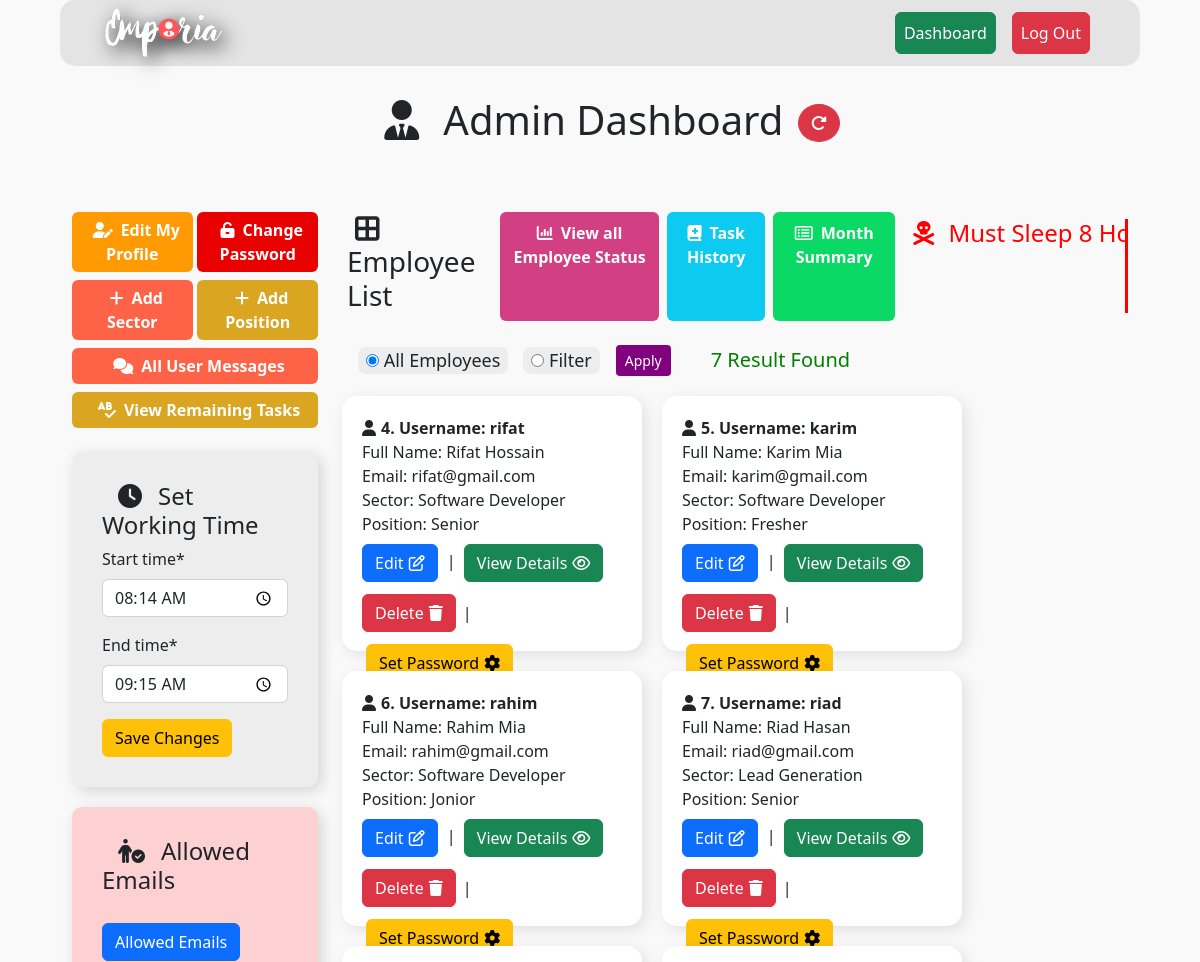
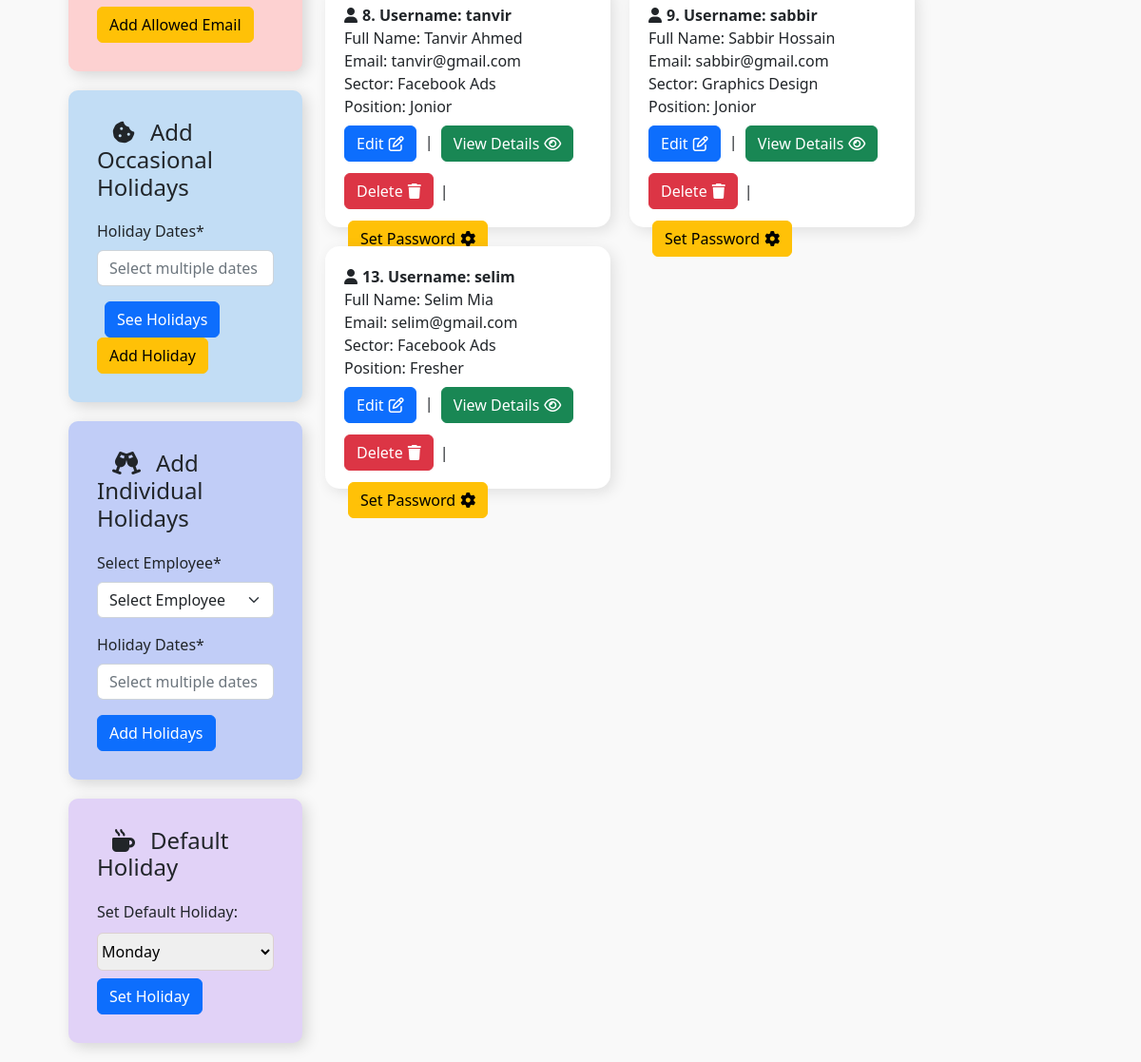
The page /dashboard/ (signed in) on the database its author committed (2 pictures, top to bottom).
### dashboard/models.py (models this page shows, shortened)
class AttendanceTimeSettings(models.Model):
    start_time = models.TimeField()  # Allowed check-in time
    end_time = models.TimeField()    # Allowed check-out time

class Employee(models.Model):
    user = models.OneToOneField(User, on_delete=models.CASCADE)
    sector = models.ForeignKey(Sector, on_delete=models.SET_NULL, null=True, related_name="employees")
    position = models.ForeignKey(Position, on_delete=models.SET_NULL, null=True, related_name="employees")
    def __str__(self):
        return self.user.username

class Sector(models.Model):
    sector = models.CharField(max_length=50, unique=True)
    def __str__(self):
        return self.sector

class Position(models.Model):
    position = models.CharField(max_length=50, unique=True)
    def __str__(self):
        return self.position

### dashboard/views.py (the view, shortened to what this page needs)
# urls.py: path('dashboard/', views.dashboard, name='dashboard'),
@login_required
def dashboard(request):
    if request.user.is_staff:
        if request.method == 'POST':
            if 'default_holiday' in request.POST:
                form = DefaultHolidayForm(request.POST)
                if form.is_valid():
                    DefaultHoliday.objects.all().delete()  # Only one default holiday allowed
                    form.save()
                    messages.success(request, "Default holiday updated successfully!")
                    return redirect('dashboard')
            elif 'employee_holiday' in request.POST:
                form = MultiDateHolidayForm(request.POST)
                if form.is_valid():
                    employee = form.cleaned_data['employee']
                    holiday_dates = form.cleaned_data['holiday_dates'].split(",")  # Split the dates by comma
                    for date in holiday_dates:
                        date = date.strip()
                        EmployeeHoliday.objects.create(employee=employee, holiday_date=date)
                    messages.success(request, f"Holidays added for {employee.user.username} on {', '.join(holiday_dates)}.")
                    return redirect('dashboard')
            elif 'occasional_holidays' in request.POST:
                form = MultiDefaultHolidaysForm(request.POST)
                if form.is_valid():
                    holiday_dates = form.cleaned_data['holiday_dates'].split(",")  # Split the dates by comma
                    for date in holiday_dates:
                        date = date.strip()
                        MultiDefaultHoliday.objects.create(holiday_date=date)
                    messages.success(request, f"Occasional holidays added on {', '.join(holiday_dates)}.")
                    return redirect('dashboard')
            elif 'set_attendance_time' in request.POST:
                settings = AttendanceTimeSettings.objects.first()  # Fetch existing settings
                form = AttendanceTimeForm(request.POST, instance=settings)
                if form.is_valid():
                        form.save()
                        messages.success(request, "Working time updated successfully!")
                        return redirect("dashboard")
        else:
            form = AttendanceTimeForm(instance=AttendanceTimeSettings.objects.first())
        today = localdate()
        total_days = monthrange(today.year, today.month)[1]
        default_holiday = DefaultHoliday.objects.first()
        default_holiday_day = default_holiday.day if default_holiday else "friday"
        all_filtered_employees, sectors, positions, sector_id, position_id, filter_type = filtered_employees(request)
        all_holidays = []  # Initialize a list to track all holidays
        employees = Employee.objects.all()
        for day in range(1, total_days + 1):
            date = today.replace(day=day)
            if default_holiday and date.strftime("%A").lower() == default_holiday.day.lower():
                all_holidays.append(date)
        for employee in employees:
            employee_holidays = EmployeeHoliday.objects.filter(employee=employee)
            for emp_holiday in employee_holidays:
                all_holidays.append(emp_holiday.holiday_date)
        total_occasional_holidays = MultiDefaultHoliday.objects.all()
        occasional_holidays = list(set([
            f"{holiday.holiday_date} ({holiday.holiday_date.strftime('%A')})"
            for holiday in total_occasional_holidays
        ]))
        occasional_holidays.sort(key=lambda x: x.split(" ")[0])
        for occasional_day in total_occasional_holidays:
            all_holidays.append(occasional_day.holiday_date)
        all_holidays = sorted(set(all_holidays))  # Remove duplicates and sort the holidays
        total_holidays = len(all_holidays)
        workdays = total_days - total_holidays
        for employee in employees:
            employee_holidays_taken = EmployeeHoliday.objects.filter(employee=employee).count()
            total_holidays = len(all_holidays) + len(employee_holidays)
            workdays = total_days - total_holidays
            MonthSummary.objects.filter(
                month=today.strftime("%B"),
                year=today.year,
                employee_id=employee.id
            ).update(
                total_occasional_holidays=len(occasional_holidays),
                total_holidays_taken=employee_holidays_taken,
                total_workdays=workdays
            )
        occasional_holidays_form = MultiDefaultHolidaysForm()
        multi_date_form = MultiDateHolidayForm()
        allowed_emails = AllowedEmail.objects.all()
        default_form = DefaultHolidayForm(instance=default_holiday)
        settings = AttendanceTimeSettings.objects.first()
        attendance_time_form = AttendanceTimeForm(request.POST or None, instance=settings)
        context = {
            'employees': employees,
            'default_form': default_form,
            'workdays': workdays,
            'emails': allowed_emails,
            'occasional_holi_days': occasional_holidays,
            'multi_date_form': multi_date_form,
            'attendance_time_form':attendance_time_form,
            'occasional_holidays_form': occasional_holidays_form,
            'all_holidays': all_holidays,  # Pass the holiday list to the template
            'filtered_employees': all_filtered_employees,
            'sectors': sectors,
            'positions': positions,
            'selected_sector': sector_id,
            'selected_position': position_id,
            'filter_type': filter_type
        }
        return render(request, 'admin_dashboard.html', context)

### dashboard/templates/admin_dashboard.html (shortened to what this page needs)
{% extends 'base.html' %}
{% load crispy_forms_tags %}
{% block content %}
<div class="header_content">
    <h1 class="text-center mt-5" style="display:inline;"><i class="fa-solid fa-user-tie mx-4"></i>Admin Dashboard</h1>
    <button style="margin-left: 10px; border-radius:50%; margin-bottom:20px !important;" href="" type="button" class="btn btn-danger mt-1 mb-2 rest_attendance" data-bs-toggle="modal" data-bs-target="#resetAttendanceModal">
        <i class="fa-solid fa-rotate-right"></i>
    </button>
</div>
<div class="full-div row">
    <div class="col-3 admin-work">
        <div style="display:flex;justify-content:space-between;">
            <a href="{% url 'admin_edit'%}" class="btn btn-warning mb-2" style="width:49%;background-color:#ff9a03;border:none; font-weight:bold;color:white;"><i class="fa-solid fa-user-pen mx-2"></i></i>Edit My Profile</a>
            <a href="{% url 'change_password'%}" class="btn btn-warning mb-2" style="width:49%;background-color:#e90000;border:none; font-weight:bold;color:white;"><i class="fa-solid fa-unlock-keyhole mx-2"></i>Change Password</a>
        </div>
        <div style="display:flex;justify-content:space-between;">
            <a href="{% url 'add_sector'%}" class="btn btn-warning mb-2" style="width:49%;background-color:tomato;border:none; font-weight:bold;color:white;"><i class="fa-solid fa-plus mx-2"></i>Add Sector</a>
            <a href="{% url 'add_position'%}" class="btn btn-warning mb-2" style="width:49%;background-color:goldenrod;border:none; font-weight:bold;color:white;"><i class="fa-solid fa-plus mx-2"></i>Add Position</a>
        </div>
        <a href="{% url 'admin_messages' %}" class="btn btn-primary mb-2" style="width:100%;background-color:tomato;border:none; font-weight:bold;"><i class="fa-solid fa-comments mx-2"></i>All User Messages</a>
        <a href="{% url 'view_all_tasks' %}" class="btn btn-primary mb-4" style="width:100%;background-color:goldenrod;border:none; font-weight:bold;"><i class="fa-solid fa-spell-check mx-2"></i>View Remaining Tasks</a>
        <div class="set_time" style="background-color:#ededed;">
            <h4><i class="fa-solid fa-clock mx-3"></i>Set Working Time</h4>
            <form method="post">
                {{ attendance_time_form|crispy }}
                <button type="submit" name="set_attendance_time" class="btn btn-warning">Save Changes</button>
            </form>
        </div>
        <div class="allowed-emails" style="background-color: #fdd1d1;">
            <h4><i class="fa-solid fa-person-circle-check mx-3"></i>Allowed Emails</h4>
            <button href="" type="button" class="btn btn-primary ms-0 mt-2 mx-2" data-bs-toggle="modal" data-bs-target="#addowed-emailModal">
                Allowed Emails
            </button>
            <a class="btn btn-warning mt-2" href="/add_allowed_email/">Add Allowed Email</a>
        </div>
        <div class="occasional-holidays" style="background-color: #c2ddf5;">
            <h4><i class="fa-solid fa-cookie-bite mx-3"></i>Add Occasional Holidays</h4>
            <form method="post">
                {{ occasional_holidays_form|crispy}}
                <button href="" type="button" class="btn btn-primary mx-2" data-bs-toggle="modal" data-bs-target="#occasional-holidayModal">
                    See Holidays
                </button>
                <button type="submit" name="occasional_holidays" class="btn btn-warning">Add Holiday</button>
            </form>
        </div>
        <div class="set-holidays" style="background-color: #c1cdf7;">
            <h4><i class="fa-solid fa-champagne-glasses mx-3"></i>Add Individual Holidays</h4>
            <form class="select-employee" method="post" action="{% url 'dashboard' %}">
                {{ multi_date_form|crispy}}
                <button type="submit" name="employee_holiday" class="btn btn-primary">Add Holidays</button>
            </form>
        </div>
        <div class="default-holiday" style="background-color: #e1d2f7;">
            <h4><i class="fa-solid fa-mug-hot mx-3"></i>Default Holiday</h4>
            <form method="post" action="/set_default_holiday/">
                <label for="day">Set Default Holiday:</label>
                <select class="days" name="day" id="day">
                    <option value="monday" {% if default_holiday == "monday" %}selected{% endif %}>Monday</option>
                </select>
                <button type="submit" class="btn btn-primary mt-2">Set Holiday</button>
            </form>
        </div>
    </div>
    <div class="col-9">
        <div style="display:flex;">
            <h3 style="margin-left: 5px;margin-right: 20px;"><i class="fa-solid fa-border-all mx-2"></i>Employee List</h3>
            <a href="{%url 'attendance_summary'%}" class="btn" style="background-color: #d33f83;
            color: white;padding-top: 8px;font-weight: bold;"><i class="fa-solid fa-chart-column" style="margin-right:8px;"></i>View all Employee Status</a>
            <a href="{%url 'task_history'%}" class="btn" style="margin-left:8px;background-color: #0dcaf0;
            color: white;padding-top: 8px;font-weight: bold;"><i class="fa-solid fa-book-medical" style="margin-right:8px;"></i>Task History</a>
            <a href="{%url 'view_all_month_summaries'%}" class="btn" style="margin-left:8px;background-color: #0ad966;
            color: white;padding-top: 8px;font-weight: bold;"><i class="fa-regular fa-rectangle-list" style="margin-right:8px;"></i>Month Summary</a>
            <h3 id="typingText">
                <i class="fa-solid fa-skull-crossbones mx-2"></i>
                <span id="text"></span>
            </h3>
        </div>
    <div class="employee-display mt-4">
        <div class="filtering_section" style="width:100%;display:inline;">
            <form method="GET" style="display:flex;justify-content:left; align-items:center;" class="mx-3">
                <label style="cursor:pointer;font-size:18px;background-color:#ededed;padding:0px 8px;border-radius:8px;">
                    <input style="font-size:18px;" type="radio" name="filter_type" value="all" id="filter_all" {% if not selected_sector and not selected_position %}checked{% endif %}>
                    All Employees
                </label>
                <label style="cursor:pointer;margin-left:15px;font-size:18px;background-color:#ededed;padding:0px 8px;border-radius:8px;">
                    <input type="radio" name="filter_type" value="filter" id="filter_enable" {% if selected_sector or selected_position %}checked{% endif %}>
                    Filter
                </label>
                <button type="submit" class="btn btn-sm mx-3" style="background-color:purple;color:white;">Apply</button>
                {% if filtered_employees|length == 0 %}
                    <h5 class="mx-4" style="color:red;margin-bottom:0px;">No Result Found</h5>
                {% else %}
                    <h5 class="mx-4" style="color:green;margin-bottom:0px;">{{filtered_employees | length}} Result Found</h5>
                {% endif %}
            </form>
        </div>
        {% for employee in filtered_employees %}
        <div class="employee-card" style="background-color: #fff;">
                <strong><i class="fa-solid fa-user " style="margin-right:5px;"></i>{{employee.id}}. Username: {{ employee.user.username }}</strong><br>
                Full Name: {{ employee.user.get_full_name|truncatechars:25 }}<br>
                Email: {{ employee.user.email|truncatechars:22 }}<br>
                Sector: {{ employee.sector }}<br>
                Position: {{ employee.position }}<br>
                <a class="btn btn-primary mt-2 mb-2 edit" href="/update_employee/{{ employee.id }}/">Edit<i class="fa-regular fa-pen-to-square" style="margin-left:5px;"></i></a>  |
                <a class="btn btn-success m-1" href="/employee_details/{{ employee.id }}/">View Details<i class="fa-regular fa-eye" style="margin-left:5px;"></i></a><br>
                <button style="margin-right: 3px;" href="" type="button" class="btn btn-danger mt-1 mb-2" data-bs-toggle="modal" data-bs-target="#delete-confirmation-{{ employee.id }}">
                    Delete<i class="fa-solid fa-trash" style="margin-left:5px;"></i>
                </button> |
                <a class="btn btn-warning m-1 mb-2" href="/admin_set_password/{{ employee.user.id }}/">Set Password<i class="fa-solid fa-gear" style="margin-left:5px;"></i></a>
        </div>
        {% endfor %}
    </div>
</div>
{% endblock %}

### rows shown on the page
AttendanceTimeSettings: start_time "08:14:00", end_time "09:15:00"
Employee: id "4", user.username "rifat", user.get_full_name "Rifat Hossain", user.email "rifat@gmail.com", sector "Software Developer", position "Senior"
Employee: id "5", user.username "karim", user.get_full_name "Karim Mia", user.email "karim@gmail.com", sector "Software Developer", position "Fresher"
Employee: id "6", user.username "rahim", user.get_full_name "Rahim Mia", user.email "rahim@gmail.com", sector "Software Developer", position "Jonior"
Employee: id "7", user.username "riad", user.get_full_name "Riad Hasan", user.email "riad@gmail.com", sector "Lead Generation", position "Senior"
Employee: id "8", user.username "tanvir", user.get_full_name "Tanvir Ahmed", user.email "tanvir@gmail.com", sector "Facebook Ads", position "Jonior"
Employee: id "9", user.username "sabbir", user.get_full_name "Sabbir Hossain", user.email "sabbir@gmail.com", sector "Graphics Design", position "Jonior"
Employee: id "13", user.username "selim", user.get_full_name "Selim Mia", user.email "selim@gmail.com", sector "Facebook Ads", position "Fresher"

### other values the page prints
{{ filtered_employees | length }} "7"
